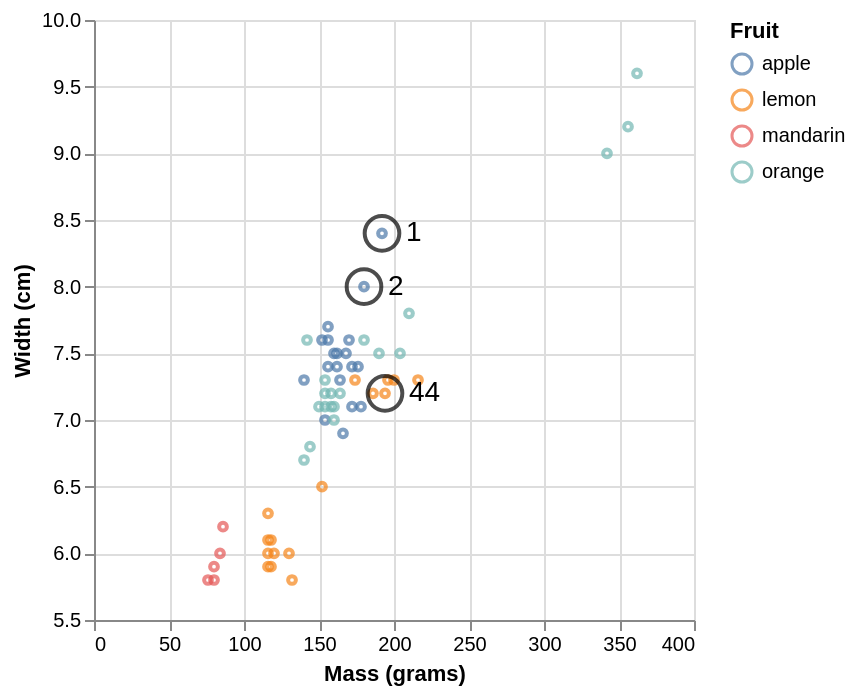

The notebook cell saved with this chart:
### Markdown cell above
Let's circle these three observations on the chart we created earlier.

### Code cell
# When we want to annotate multiple points it is efficient to create a separate data frame
# and a single chart instead of one chart per point
points = alt.Chart(
    fruit_data.loc[[0, 1, 43], ['mass', 'width']].assign(point_number=[1, 2, 44])
).mark_point(size=300, color='black').encode(
    x='mass',
    y='width'
)

fruit_chart + points + points.mark_text(size=14, dx=12, align='left').encode(text='point_number')

### Figure 1 — Vega specification as saved in the notebook (floating-point values rounded to 4 significant figures)
{"$schema": "https://vega.github.io/schema/vega/v5.json", "data": [{"name": "source_0", "values": [{"fruit_name": "apple", "mass": 192, "width": 8.4}, {"fruit_name": "apple", "mass": 180, "width": 8.0}, {"fruit_name": "apple", "mass": 176, "width": 7.4}, {"fruit_name": "mandarin", "mass": 86, "width": 6.2}, {"fruit_name": "mandarin", "mass": 84, "width": 6.0}, {"fruit_name": "mandarin", "mass": 80, "width": 5.8}, {"fruit_name": "mandarin", "mass": 80, "width": 5.9}, {"fruit_name": "mandarin", "mass": 76, "width": 5.8}, {"fruit_name": "apple", "mass": 178, "width": 7.1}, {"fruit_name": "apple", "mass": 172, "width": 7.4}, {"fruit_name": "apple", "mass": 166, "width": 6.9}, {"fruit_name": "apple", "mass": 172, "width": 7.1}, {"fruit_name": "apple", "mass": 154, "width": 7.0}, {"fruit_name": "apple", "mass": 164, "width": 7.3}, {"fruit_name": "apple", "mass": 152, "width": 7.6}, {"fruit_name": "apple", "mass": 156, "width": 7.7}, {"fruit_name": "apple", "mass": 156, "width": 7.6}, {"fruit_name": "apple", "mass": 168, "width": 7.5}, {"fruit_name": "apple", "mass": 162, "width": 7.5}, {"fruit_name": "apple", "mass": 162, "width": 7.4}, {"fruit_name": "apple", "mass": 160, "width": 7.5}, {"fruit_name": "apple", "mass": 156, "width": 7.4}, {"fruit_name": "apple", "mass": 140, "width": 7.3}, {"fruit_name": "apple", "mass": 170, "width": 7.6}, {"fruit_name": "orange", "mass": 342, "width": 9.0}, {"fruit_name": "orange", "mass": 356, "width": 9.2}, {"fruit_name": "orange", "mass": 362, "width": 9.6}, {"fruit_name": "orange", "mass": 204, "width": 7.5}, {"fruit_name": "orange", "mass": 140, "width": 6.7}, {"fruit_name": "orange", "mass": 160, "width": 7.0}, {"fruit_name": "orange", "mass": 158, "width": 7.1}, {"fruit_name": "orange", "mass": 210, "width": 7.8}, {"fruit_name": "orange", "mass": 164, "width": 7.2}, {"fruit_name": "orange", "mass": 190, "width": 7.5}, {"fruit_name": "orange", "mass": 142, "width": 7.6}, {"fruit_name": "orange", "mass": 150, "width": 7.1}, {"fruit_name": "orange", "mass": 160, "width": 7.1}, {"fruit_name": "orange", "mass": 154, "width": 7.3}, {"fruit_name": "orange", "mass": 158, "width": 7.2}, {"fruit_name": "orange", "mass": 144, "width": 6.8}, {"fruit_name": "orange", "mass": 154, "width": 7.1}, {"fruit_name": "orange", "mass": 180, "width": 7.6}, {"fruit_name": "orange", "mass": 154, "width": 7.2}, {"fruit_name": "lemon", "mass": 194, "width": 7.2}, {"fruit_name": "lemon", "mass": 200, "width": 7.3}, {"fruit_name": "lemon", "mass": 186, "width": 7.2}, {"fruit_name": "lemon", "mass": 216, "width": 7.3}, {"fruit_name": "lemon", "mass": 196, "width": 7.3}, {"fruit_name": "lemon", "mass": 174, "width": 7.3}, {"fruit_name": "lemon", "mass": 132, "width": 5.8}, {"fruit_name": "lemon", "mass": 130, "width": 6.0}, {"fruit_name": "lemon", "mass": 116, "width": 6.0}, {"fruit_name": "lemon", "mass": 118, "width": 5.9}, {"fruit_name": "lemon", "mass": 120, "width": 6.0}, {"fruit_name": "lemon", "mass": 116, "width": 6.1}, {"fruit_name": "lemon", "mass": 116, "width": 6.3}, {"fruit_name": "lemon", "mass": 116, "width": 5.9}, {"fruit_name": "lemon", "mass": 152, "width": 6.5}, {"fruit_name": "lemon", "mass": 118, "width": 6.1}]}, {"name": "source_1", "values": [{"mass": 192, "width": 8.4}, {"mass": 180, "width": 8.0}, {"mass": 194, "width": 7.2}]}, {"name": "source_2", "values": [{"mass": 192, "point_number": 1, "width": 8.4}, {"mass": 180, "point_number": 2, "width": 8.0}, {"mass": 194, "point_number": 44, "width": 7.2}]}, {"name": "source_0_color_domain_fruit_name", "values": [{"fruit_name": "apple"}, {"fruit_name": "mandarin"}, {"fruit_name": "orange"}, {"fruit_name": "lemon"}]}], "marks": [{"type": "symbol", "name": "layer_0_marks", "from": {"data": "source_0"}, "encode": {"update": {"y": {"field": "width", "scale": "y"}, "opacity": {"value": 0.7}, "x": {"field": "mass", "scale": "x"}, "stroke": {"field": "fruit_name", "scale": "color"}, "size": {"value": 15}, "fill": {"value": "transparent"}}}, "style": ["point"]}, {"type": "symbol", "name": "layer_1_marks", "from": {"data": "source_1"}, "encode": {"update": {"size": {"value": 300}, "stroke": {"value": "black"}, "y": {"field": "width", "scale": "y"}, "opacity": {"value": 0.7}, "fill": {"value": "transparent"}, "x": {"field": "mass", "scale": "x"}}}, "style": ["point"]}, {"type": "text", "name": "layer_2_marks", "from": {"data": "source_2"}, "encode": {"update": {"dx": {"value": 12}, "baseline": {"value": "middle"}, "y": {"field": "width", "scale": "y"}, "text": {"signal": "format(datum[\"point_number\"], \"\")"}, "fill": {"value": "black"}, "x": {"field": "mass", "scale": "x"}, "fontSize": {"value": 14}, "align": {"value": "left"}}}, "style": ["text"]}], "scales": [{"name": "x", "type": "linear", "domain": {"fields": [{"data": "source_0", "field": "mass"}, {"data": "source_1", "field": "mass"}, {"data": "source_2", "field": "mass"}]}, "range": [0, {"signal": "width"}], "zero": true, "nice": true}, {"name": "y", "type": "linear", "domain": {"fields": [{"data": "source_0", "field": "width"}, {"data": "source_1", "field": "width"}, {"data": "source_2", "field": "width"}]}, "range": [{"signal": "height"}, 0], "nice": true, "zero": false}, {"name": "color", "type": "ordinal", "domain": {"data": "source_0_color_domain_fruit_name", "field": "fruit_name", "sort": true}, "range": "category"}], "axes": [{"scale": "x", "labels": false, "orient": "bottom", "ticks": false, "tickCount": {"signal": "ceil(width/40)"}, "domain": false, "gridScale": "y", "minExtent": 0, "zindex": 0, "grid": true, "aria": false, "maxExtent": 0}, {"scale": "y", "maxExtent": 0, "zindex": 0, "domain": false, "grid": true, "gridScale": "x", "labels": false, "aria": false, "tickCount": {"signal": "ceil(height/40)"}, "ticks": false, "orient": "left", "minExtent": 0}, {"scale": "x", "labelFlush": true, "labelOverlap": true, "grid": false, "title": "Mass (grams)", "orient": "bottom", "tickCount": {"signal": "ceil(width/40)"}, "zindex": 0}, {"scale": "y", "labelOverlap": true, "zindex": 0, "grid": false, "title": "Width (cm)", "tickCount": {"signal": "ceil(height/40)"}, "orient": "left"}], "style": "cell", "padding": 5, "height": 300, "width": 300, "legends": [{"title": "Fruit", "stroke": "color", "symbolType": "circle", "encode": {"symbols": {"update": {"fill": {"value": "transparent"}, "opacity": {"value": 0.7}}}}}], "background": "white"}
